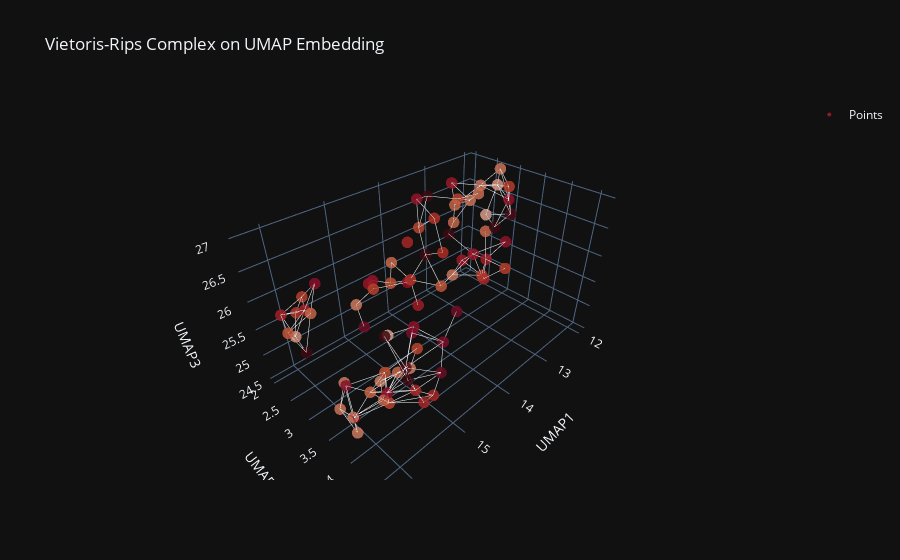

The code cell stored with this chart in its notebook:
### Code cell
import plotly.graph_objects as go

def vietoris_rips_3d():
    """
    3D visualization of the Vietoris-Rips complex on the UMAP embedding.
    """
    coords = df_space[['UMAP1', 'UMAP2', 'UMAP3']].values
    ids = df_space['ID'].astype(str).tolist()

    # Build all 1-simplex edges
    edge_traces = []
    for simplex, _ in simplex_tree.get_skeleton(1):
        if len(simplex) == 2:
            i, j = simplex
            x0, y0, z0 = coords[i]
            x1, y1, z1 = coords[j]
            edge_traces.append(go.Scatter3d(
                x=[x0, x1, None],
                y=[y0, y1, None],
                z=[z0, z1, None],
                mode='lines',
                line=dict(color='white', width=1),
                hoverinfo='none',
                showlegend=False
            ))

    # Point cloud trace
    point_trace = go.Scatter3d(
        x=df_space['UMAP1'],
        y=df_space['UMAP2'],
        z=df_space['UMAP3'],
        mode='markers',
        marker=dict(
            size=4,
            color=df_space['Base fee'],
            opacity=0.85,
            colorscale='amp',
            cmin=40,
            cmax=120,
        ),
        text=ids,
        name='Points'
    )

    # Create the figure
    fig = go.Figure(data=[point_trace] + edge_traces)
    fig.update_layout(
        title='Vietoris-Rips Complex on UMAP Embedding',
        template='plotly_dark',
        scene=dict(
            xaxis_title='UMAP1',
            yaxis_title='UMAP2',
            zaxis_title='UMAP3'
        ),
    )
    return fig

vietoris_rips_3d()

### Figure 1 — Plotly figure (JSON) as saved in the notebook; plotly's stock layout.template omitted (floating-point values rounded to 4 significant figures)
{"data": [{"marker": {"cmax": 120, "cmin": 40, "color": [95.0, 100.0, 67.0, 89.0, 102.0, 125.0, 87.0, 77.0, 81.0, 108.0, 76.0, 95.0, 147.0, 76.46, 121.0, 126.0, 62.0, 65.0, 82.12, 72.0, 90.0, 75.0, 85.0, 85.0, 61.0, 71.0, 98.0, 99.0, 86.0, 101.0, 93.0, 77.0, 99.0, 81.0, 87.0, 131.0, 77.0, 93.6, 73.0, 73.0, 87.38, 101.0, 98.0, 71.0, 97.0, 122.0, 93.0, 98.0, 73.0, 85.0, 103.0, 71.0, 85.0, 76.0, 110.0, 83.0, 93.0, 93.0, 78.0, 71.0, 105.0, 77.0, 105.0, 104.0, 109.0, 190.0, 71.0, 71.0, 116.0, 91.0, 88.0, 96.0, 100.0, 108.0, 96.0, 89.32, 116.4, 97.0, 74.0], "colorscale": [[0, "rgb(241, 236, 236)"], [0.09091, "rgb(230, 209, 203)"], [0.1818, "rgb(221, 182, 170)"], [0.2727, "rgb(213, 156, 137)"], [0.3636, "rgb(205, 129, 103)"], [0.4545, "rgb(196, 102, 73)"], [0.5455, "rgb(186, 74, 47)"], [0.6364, "rgb(172, 44, 36)"], [0.7273, "rgb(149, 19, 39)"], [0.8182, "rgb(120, 14, 40)"], [0.9091, "rgb(89, 13, 31)"], [1, "rgb(60, 9, 17)"]], "opacity": 0.85, "size": 4}, "mode": "markers", "name": "Points", "text": ["1282890977555839180", "1255908021842197930", "1364376551860961934", "1279218191310817247", "1316158964673335895", "725951699224906993", "1254303583045546955", "1315344706047362032", "1338690952348756006", "986342579444462399", "994392265836559354", "1170314793845437727", "1144449787453177593", "50637762", "1370475063168875041", "1279264133273765767", "1038158992459515932", "1060659586771911271", "995879788500033068", "1082092672297397383", "1117493870268287084", "1331317275345198410", "1345885220314300035", "1252955190460839164", "807287853103474314", "1003680480548024835", "1101521186410665163", "1126871837482680826", "911113843317991706", "878352430199000952", "1216205629459955503", "1152493881820384873", "1317428120714655677", "823224593312108874", "802873898143599598", "985588880340118836", "846281101302571252", "1073830324762676707", "1291369680799235048", "1291386342035446932", "1291348254945757857", "1284922899449149869", "1300846874190721949", "1178368806182581245", "1354503288606231731", "839283791724610443", "852322227051781578", "852836475894493606", "852998646126710254", "928953902518668812", "853430725018525635", "865741394178687754", "1065446126459762366", "865494322261178427", "852722227526718255", "852423984035352397", "852707152905312617", "852764754959774056", "865501138503964861", "865484469517762048", "852958133808719190", "958267722202025656", "878789244081373209", "852846097719499069", "852947489018010555", "865417719613815681", "865433093370851067", "865505131391284959", "929051174009268462", "1229800644222284211", "890771974735264612", "897405006229683800", "943495681388968810", "982475106451734664", "982475113924685879", "1061083288618779943", "1131261936147332933", "1061118933427624758", "1374717540319611164"], "type": "scatter3d", "x": [16.14, 12.16, 16.07, 15.86, 15.61, 13.84, 15.67, 12.89, 16.29, 15.38, 14.13, 15.87, 13.15, 13.24, 13.4, 12.25, 12.13, 11.96, 14.38, 13.3, 13.8, 12.9, 13.14, 13.72, 14.73, 15.52, 15.03, 14.71, 15.41, 15.45, 14.43, 12.68, 13.82, 13.8, 13.33, 16.14, 15.95, 13.5, 12.29, 12.04, 12.13, 15.0, 13.09, 15.3, 12.68, 15.8, 15.52, 15.59, 16.11, 15.8, 15.96, 15.85, 15.04, 15.11, 16.17, 15.59, 15.36, 15.68, 15.47, 16.11, 15.14, 16.02, 15.29, 16.06, 15.41, 15.9, 16.02, 15.02, 15.69, 13.89, 12.99, 13.15, 12.59, 14.66, 13.93, 13.97, 12.11, 12.92, 12.66], "y": [2.205, 3.06, 2.369, 2.073, 2.333, 2.751, 1.965, 2.465, 2.665, 3.103, 2.231, 2.407, 2.599, 3.454, 2.36, 2.882, 2.564, 2.644, 2.493, 2.842, 2.915, 2.999, 2.784, 2.48, 2.77, 3.197, 2.82, 2.467, 3.461, 4.238, 3.008, 2.292, 2.56, 3.062, 3.945, 2.77, 2.732, 3.689, 2.531, 2.739, 3.015, 3.639, 3.112, 3.25, 2.21, 4.133, 4.465, 3.765, 3.381, 4.116, 4.301, 3.146, 3.821, 3.447, 3.845, 3.786, 4.469, 4.494, 3.528, 3.759, 4.421, 4.051, 4.022, 3.549, 4.649, 4.636, 3.535, 3.63, 4.343, 3.19, 3.241, 3.437, 3.389, 4.2, 2.644, 2.509, 3.093, 2.717, 2.626], "z": [25.8, 26.56, 25.46, 25.61, 26.14, 26.04, 25.75, 26.17, 25.83, 25.66, 25.8, 25.85, 26.1, 26.5, 26.79, 26.0, 26.09, 26.64, 25.63, 25.45, 26.73, 26.87, 26.79, 26.38, 24.91, 26.18, 26.1, 25.82, 26.51, 26.38, 26.61, 26.38, 26.93, 25.57, 26.09, 25.46, 26.01, 25.86, 26.7, 26.98, 26.77, 26.5, 25.89, 24.63, 26.76, 26.38, 25.32, 24.93, 24.78, 25.25, 25.7, 24.93, 25.5, 24.82, 25.04, 25.41, 25.32, 25.68, 24.56, 24.61, 26.06, 25.57, 26.06, 25.33, 25.89, 26.12, 24.66, 24.98, 25.95, 26.29, 25.48, 25.96, 26.04, 26.15, 25.03, 25.51, 26.28, 25.53, 26.57]}, {"hoverinfo": "none", "line": {"color": "white", "width": 1}, "mode": "lines", "showlegend": false, "type": "scatter3d", "x": [16.14, 16.07, null], "y": [2.205, 2.369, null], "z": [25.8, 25.46, null]}, {"hoverinfo": "none", "line": {"color": "white", "width": 1}, "mode": "lines", "showlegend": false, "type": "scatter3d", "x": [16.14, 15.86, null], "y": [2.205, 2.073, null], "z": [25.8, 25.61, null]}, {"hoverinfo": "none", "line": {"color": "white", "width": 1}, "mode": "lines", "showlegend": false, "type": "scatter3d", "x": [16.14, 15.67, null], "y": [2.205, 1.965, null], "z": [25.8, 25.75, null]}, {"hoverinfo": "none", "line": {"color": "white", "width": 1}, "mode": "lines", "showlegend": false, "type": "scatter3d", "x": [16.14, 16.29, null], "y": [2.205, 2.665, null], "z": [25.8, 25.83, null]}, {"hoverinfo": "none", "line": {"color": "white", "width": 1}, "mode": "lines", "showlegend": false, "type": "scatter3d", "x": [16.14, 15.87, null], "y": [2.205, 2.407, null], "z": [25.8, 25.85, null]}, {"hoverinfo": "none", "line": {"color": "white", "width": 1}, "mode": "lines", "showlegend": false, "type": "scatter3d", "x": [12.16, 12.25, null], "y": [3.06, 2.882, null], "z": [26.56, 26.0, null]}, {"hoverinfo": "none", "line": {"color": "white", "width": 1}, "mode": "lines", "showlegend": false, "type": "scatter3d", "x": [12.16, 11.96, null], "y": [3.06, 2.644, null], "z": [26.56, 26.64, null]}, {"hoverinfo": "none", "line": {"color": "white", "width": 1}, "mode": "lines", "showlegend": false, "type": "scatter3d", "x": [12.16, 12.29, null], "y": [3.06, 2.531, null], "z": [26.56, 26.7, null]}, {"hoverinfo": "none", "line": {"color": "white", "width": 1}, "mode": "lines", "showlegend": false, "type": "scatter3d", "x": [12.16, 12.04, null], "y": [3.06, 2.739, null], "z": [26.56, 26.98, null]}, {"hoverinfo": "none", "line": {"color": "white", "width": 1}, "mode": "lines", "showlegend": false, "type": "scatter3d", "x": [12.16, 12.13, null], "y": [3.06, 3.015, null], "z": [26.56, 26.77, null]}, {"hoverinfo": "none", "line": {"color": "white", "width": 1}, "mode": "lines", "showlegend": false, "type": "scatter3d", "x": [12.16, 12.11, null], "y": [3.06, 3.093, null], "z": [26.56, 26.28, null]}, {"hoverinfo": "none", "line": {"color": "white", "width": 1}, "mode": "lines", "showlegend": false, "type": "scatter3d", "x": [16.07, 15.86, null], "y": [2.369, 2.073, null], "z": [25.46, 25.61, null]}, {"hoverinfo": "none", "line": {"color": "white", "width": 1}, "mode": "lines", "showlegend": false, "type": "scatter3d", "x": [16.07, 16.29, null], "y": [2.369, 2.665, null], "z": [25.46, 25.83, null]}, {"hoverinfo": "none", "line": {"color": "white", "width": 1}, "mode": "lines", "showlegend": false, "type": "scatter3d", "x": [16.07, 15.87, null], "y": [2.369, 2.407, null], "z": [25.46, 25.85, null]}, {"hoverinfo": "none", "line": {"color": "white", "width": 1}, "mode": "lines", "showlegend": false, "type": "scatter3d", "x": [16.07, 16.14, null], "y": [2.369, 2.77, null], "z": [25.46, 25.46, null]}, {"hoverinfo": "none", "line": {"color": "white", "width": 1}, "mode": "lines", "showlegend": false, "type": "scatter3d", "x": [15.86, 15.67, null], "y": [2.073, 1.965, null], "z": [25.61, 25.75, null]}, {"hoverinfo": "none", "line": {"color": "white", "width": 1}, "mode": "lines", "showlegend": false, "type": "scatter3d", "x": [15.86, 15.87, null], "y": [2.073, 2.407, null], "z": [25.61, 25.85, null]}, {"hoverinfo": "none", "line": {"color": "white", "width": 1}, "mode": "lines", "showlegend": false, "type": "scatter3d", "x": [15.61, 15.67, null], "y": [2.333, 1.965, null], "z": [26.14, 25.75, null]}, {"hoverinfo": "none", "line": {"color": "white", "width": 1}, "mode": "lines", "showlegend": false, "type": "scatter3d", "x": [15.61, 15.87, null], "y": [2.333, 2.407, null], "z": [26.14, 25.85, null]}, {"hoverinfo": "none", "line": {"color": "white", "width": 1}, "mode": "lines", "showlegend": false, "type": "scatter3d", "x": [15.61, 15.95, null], "y": [2.333, 2.732, null], "z": [26.14, 26.01, null]}, {"hoverinfo": "none", "line": {"color": "white", "width": 1}, "mode": "lines", "showlegend": false, "type": "scatter3d", "x": [13.84, 13.72, null], "y": [2.751, 2.48, null], "z": [26.04, 26.38, null]}, {"hoverinfo": "none", "line": {"color": "white", "width": 1}, "mode": "lines", "showlegend": false, "type": "scatter3d", "x": [13.84, 13.8, null], "y": [2.751, 3.062, null], "z": [26.04, 25.57, null]}, {"hoverinfo": "none", "line": {"color": "white", "width": 1}, "mode": "lines", "showlegend": false, "type": "scatter3d", "x": [13.84, 13.89, null], "y": [2.751, 3.19, null], "z": [26.04, 26.29, null]}, {"hoverinfo": "none", "line": {"color": "white", "width": 1}, "mode": "lines", "showlegend": false, "type": "scatter3d", "x": [13.84, 13.97, null], "y": [2.751, 2.509, null], "z": [26.04, 25.51, null]}, {"hoverinfo": "none", "line": {"color": "white", "width": 1}, "mode": "lines", "showlegend": false, "type": "scatter3d", "x": [15.67, 15.87, null], "y": [1.965, 2.407, null], "z": [25.75, 25.85, null]}, {"hoverinfo": "none", "line": {"color": "white", "width": 1}, "mode": "lines", "showlegend": false, "type": "scatter3d", "x": [12.89, 13.15, null], "y": [2.465, 2.599, null], "z": [26.17, 26.1, null]}, {"hoverinfo": "none", "line": {"color": "white", "width": 1}, "mode": "lines", "showlegend": false, "type": "scatter3d", "x": [12.89, 12.68, null], "y": [2.465, 2.292, null], "z": [26.17, 26.38, null]}, {"hoverinfo": "none", "line": {"color": "white", "width": 1}, "mode": "lines", "showlegend": false, "type": "scatter3d", "x": [12.89, 12.66, null], "y": [2.465, 2.626, null], "z": [26.17, 26.57, null]}, {"hoverinfo": "none", "line": {"color": "white", "width": 1}, "mode": "lines", "showlegend": false, "type": "scatter3d", "x": [16.29, 15.87, null], "y": [2.665, 2.407, null], "z": [25.83, 25.85, null]}, {"hoverinfo": "none", "line": {"color": "white", "width": 1}, "mode": "lines", "showlegend": false, "type": "scatter3d", "x": [16.29, 16.14, null], "y": [2.665, 2.77, null], "z": [25.83, 25.46, null]}, {"hoverinfo": "none", "line": {"color": "white", "width": 1}, "mode": "lines", "showlegend": false, "type": "scatter3d", "x": [16.29, 15.95, null], "y": [2.665, 2.732, null], "z": [25.83, 26.01, null]}, {"hoverinfo": "none", "line": {"color": "white", "width": 1}, "mode": "lines", "showlegend": false, "type": "scatter3d", "x": [15.38, 15.52, null], "y": [3.103, 3.197, null], "z": [25.66, 26.18, null]}, {"hoverinfo": "none", "line": {"color": "white", "width": 1}, "mode": "lines", "showlegend": false, "type": "scatter3d", "x": [14.13, 14.38, null], "y": [2.231, 2.493, null], "z": [25.8, 25.63, null]}, {"hoverinfo": "none", "line": {"color": "white", "width": 1}, "mode": "lines", "showlegend": false, "type": "scatter3d", "x": [14.13, 13.97, null], "y": [2.231, 2.509, null], "z": [25.8, 25.51, null]}, {"hoverinfo": "none", "line": {"color": "white", "width": 1}, "mode": "lines", "showlegend": false, "type": "scatter3d", "x": [15.87, 15.95, null], "y": [2.407, 2.732, null], "z": [25.85, 26.01, null]}, {"hoverinfo": "none", "line": {"color": "white", "width": 1}, "mode": "lines", "showlegend": false, "type": "scatter3d", "x": [13.15, 13.09, null], "y": [2.599, 3.112, null], "z": [26.1, 25.89, null]}, {"hoverinfo": "none", "line": {"color": "white", "width": 1}, "mode": "lines", "showlegend": false, "type": "scatter3d", "x": [13.24, 13.15, null], "y": [3.454, 3.437, null], "z": [26.5, 25.96, null]}, {"hoverinfo": "none", "line": {"color": "white", "width": 1}, "mode": "lines", "showlegend": false, "type": "scatter3d", "x": [13.4, 13.14, null], "y": [2.36, 2.784, null], "z": [26.79, 26.79, null]}, {"hoverinfo": "none", "line": {"color": "white", "width": 1}, "mode": "lines", "showlegend": false, "type": "scatter3d", "x": [13.4, 13.72, null], "y": [2.36, 2.48, null], "z": [26.79, 26.38, null]}, {"hoverinfo": "none", "line": {"color": "white", "width": 1}, "mode": "lines", "showlegend": false, "type": "scatter3d", "x": [13.4, 13.82, null], "y": [2.36, 2.56, null], "z": [26.79, 26.93, null]}, {"hoverinfo": "none", "line": {"color": "white", "width": 1}, "mode": "lines", "showlegend": false, "type": "scatter3d", "x": [12.25, 12.13, null], "y": [2.882, 2.564, null], "z": [26.0, 26.09, null]}, {"hoverinfo": "none", "line": {"color": "white", "width": 1}, "mode": "lines", "showlegend": false, "type": "scatter3d", "x": [12.25, 12.11, null], "y": [2.882, 3.093, null], "z": [26.0, 26.28, null]}, {"hoverinfo": "none", "line": {"color": "white", "width": 1}, "mode": "lines", "showlegend": false, "type": "scatter3d", "x": [12.13, 11.96, null], "y": [2.564, 2.644, null], "z": [26.09, 26.64, null]}, {"hoverinfo": "none", "line": {"color": "white", "width": 1}, "mode": "lines", "showlegend": false, "type": "scatter3d", "x": [12.13, 12.11, null], "y": [2.564, 3.093, null], "z": [26.09, 26.28, null]}, {"hoverinfo": "none", "line": {"color": "white", "width": 1}, "mode": "lines", "showlegend": false, "type": "scatter3d", "x": [11.96, 12.29, null], "y": [2.644, 2.531, null], "z": [26.64, 26.7, null]}, {"hoverinfo": "none", "line": {"color": "white", "width": 1}, "mode": "lines", "showlegend": false, "type": "scatter3d", "x": [11.96, 12.04, null], "y": [2.644, 2.739, null], "z": [26.64, 26.98, null]}, {"hoverinfo": "none", "line": {"color": "white", "width": 1}, "mode": "lines", "showlegend": false, "type": "scatter3d", "x": [11.96, 12.13, null], "y": [2.644, 3.015, null], "z": [26.64, 26.77, null]}, {"hoverinfo": "none", "line": {"color": "white", "width": 1}, "mode": "lines", "showlegend": false, "type": "scatter3d", "x": [11.96, 12.11, null], "y": [2.644, 3.093, null], "z": [26.64, 26.28, null]}, {"hoverinfo": "none", "line": {"color": "white", "width": 1}, "mode": "lines", "showlegend": false, "type": "scatter3d", "x": [14.38, 14.71, null], "y": [2.493, 2.467, null], "z": [25.63, 25.82, null]}, {"hoverinfo": "none", "line": {"color": "white", "width": 1}, "mode": "lines", "showlegend": false, "type": "scatter3d", "x": [14.38, 13.97, null], "y": [2.493, 2.509, null], "z": [25.63, 25.51, null]}, {"hoverinfo": "none", "line": {"color": "white", "width": 1}, "mode": "lines", "showlegend": false, "type": "scatter3d", "x": [13.3, 13.8, null], "y": [2.842, 3.062, null], "z": [25.45, 25.57, null]}, {"hoverinfo": "none", "line": {"color": "white", "width": 1}, "mode": "lines", "showlegend": false, "type": "scatter3d", "x": [13.3, 13.09, null], "y": [2.842, 3.112, null], "z": [25.45, 25.89, null]}, {"hoverinfo": "none", "line": {"color": "white", "width": 1}, "mode": "lines", "showlegend": false, "type": "scatter3d", "x": [13.3, 12.99, null], "y": [2.842, 3.241, null], "z": [25.45, 25.48, null]}, {"hoverinfo": "none", "line": {"color": "white", "width": 1}, "mode": "lines", "showlegend": false, "type": "scatter3d", "x": [13.3, 12.92, null], "y": [2.842, 2.717, null], "z": [25.45, 25.53, null]}, {"hoverinfo": "none", "line": {"color": "white", "width": 1}, "mode": "lines", "showlegend": false, "type": "scatter3d", "x": [13.8, 13.72, null], "y": [2.915, 2.48, null], "z": [26.73, 26.38, null]}, {"hoverinfo": "none", "line": {"color": "white", "width": 1}, "mode": "lines", "showlegend": false, "type": "scatter3d", "x": [13.8, 13.82, null], "y": [2.915, 2.56, null], "z": [26.73, 26.93, null]}, {"hoverinfo": "none", "line": {"color": "white", "width": 1}, "mode": "lines", "showlegend": false, "type": "scatter3d", "x": [13.8, 13.89, null], "y": [2.915, 3.19, null], "z": [26.73, 26.29, null]}, {"hoverinfo": "none", "line": {"color": "white", "width": 1}, "mode": "lines", "showlegend": false, "type": "scatter3d", "x": [12.9, 13.14, null], "y": [2.999, 2.784, null], "z": [26.87, 26.79, null]}, {"hoverinfo": "none", "line": {"color": "white", "width": 1}, "mode": "lines", "showlegend": false, "type": "scatter3d", "x": [12.9, 12.66, null], "y": [2.999, 2.626, null], "z": [26.87, 26.57, null]}, {"hoverinfo": "none", "line": {"color": "white", "width": 1}, "mode": "lines", "showlegend": false, "type": "scatter3d", "x": [13.14, 12.66, null], "y": [2.784, 2.626, null], "z": [26.79, 26.57, null]}, {"hoverinfo": "none", "line": {"color": "white", "width": 1}, "mode": "lines", "showlegend": false, "type": "scatter3d", "x": [13.72, 13.82, null], "y": [2.48, 2.56, null], "z": [26.38, 26.93, null]}, {"hoverinfo": "none", "line": {"color": "white", "width": 1}, "mode": "lines", "showlegend": false, "type": "scatter3d", "x": [15.52, 15.41, null], "y": [3.197, 3.461, null], "z": [26.18, 26.51, null]}, {"hoverinfo": "none", "line": {"color": "white", "width": 1}, "mode": "lines", "showlegend": false, "type": "scatter3d", "x": [15.03, 14.71, null], "y": [2.82, 2.467, null], "z": [26.1, 25.82, null]}, {"hoverinfo": "none", "line": {"color": "white", "width": 1}, "mode": "lines", "showlegend": false, "type": "scatter3d", "x": [15.41, 15.0, null], "y": [3.461, 3.639, null], "z": [26.51, 26.5, null]}, {"hoverinfo": "none", "line": {"color": "white", "width": 1}, "mode": "lines", "showlegend": false, "type": "scatter3d", "x": [15.45, 15.8, null], "y": [4.238, 4.133, null], "z": [26.38, 26.38, null]}, {"hoverinfo": "none", "line": {"color": "white", "width": 1}, "mode": "lines", "showlegend": false, "type": "scatter3d", "x": [15.45, 15.14, null], "y": [4.238, 4.421, null], "z": [26.38, 26.06, null]}, {"hoverinfo": "none", "line": {"color": "white", "width": 1}, "mode": "lines", "showlegend": false, "type": "scatter3d", "x": [15.45, 15.29, null], "y": [4.238, 4.022, null], "z": [26.38, 26.06, null]}, {"hoverinfo": "none", "line": {"color": "white", "width": 1}, "mode": "lines", "showlegend": false, "type": "scatter3d", "x": [15.45, 15.69, null], "y": [4.238, 4.343, null], "z": [26.38, 25.95, null]}, {"hoverinfo": "none", "line": {"color": "white", "width": 1}, "mode": "lines", "showlegend": false, "type": "scatter3d", "x": [12.68, 12.29, null], "y": [2.292, 2.531, null], "z": [26.38, 26.7, null]}, {"hoverinfo": "none", "line": {"color": "white", "width": 1}, "mode": "lines", "showlegend": false, "type": "scatter3d", "x": [12.68, 12.68, null], "y": [2.292, 2.21, null], "z": [26.38, 26.76, null]}, {"hoverinfo": "none", "line": {"color": "white", "width": 1}, "mode": "lines", "showlegend": false, "type": "scatter3d", "x": [12.68, 12.66, null], "y": [2.292, 2.626, null], "z": [26.38, 26.57, null]}, {"hoverinfo": "none", "line": {"color": "white", "width": 1}, "mode": "lines", "showlegend": false, "type": "scatter3d", "x": [13.8, 13.97, null], "y": [3.062, 2.509, null], "z": [25.57, 25.51, null]}, {"hoverinfo": "none", "line": {"color": "white", "width": 1}, "mode": "lines", "showlegend": false, "type": "scatter3d", "x": [13.33, 13.5, null], "y": [3.945, 3.689, null], "z": [26.09, 25.86, null]}, {"hoverinfo": "none", "line": {"color": "white", "width": 1}, "mode": "lines", "showlegend": false, "type": "scatter3d", "x": [13.33, 13.15, null], "y": [3.945, 3.437, null], "z": [26.09, 25.96, null]}, {"hoverinfo": "none", "line": {"color": "white", "width": 1}, "mode": "lines", "showlegend": false, "type": "scatter3d", "x": [16.14, 15.95, null], "y": [2.77, 2.732, null], "z": [25.46, 26.01, null]}, {"hoverinfo": "none", "line": {"color": "white", "width": 1}, "mode": "lines", "showlegend": false, "type": "scatter3d", "x": [13.5, 13.15, null], "y": [3.689, 3.437, null], "z": [25.86, 25.96, null]}, {"hoverinfo": "none", "line": {"color": "white", "width": 1}, "mode": "lines", "showlegend": false, "type": "scatter3d", "x": [12.29, 12.04, null], "y": [2.531, 2.739, null], "z": [26.7, 26.98, null]}, {"hoverinfo": "none", "line": {"color": "white", "width": 1}, "mode": "lines", "showlegend": false, "type": "scatter3d", "x": [12.29, 12.13, null], "y": [2.531, 3.015, null], "z": [26.7, 26.77, null]}, {"hoverinfo": "none", "line": {"color": "white", "width": 1}, "mode": "lines", "showlegend": false, "type": "scatter3d", "x": [12.29, 12.68, null], "y": [2.531, 2.21, null], "z": [26.7, 26.76, null]}, {"hoverinfo": "none", "line": {"color": "white", "width": 1}, "mode": "lines", "showlegend": false, "type": "scatter3d", "x": [12.29, 12.66, null], "y": [2.531, 2.626, null], "z": [26.7, 26.57, null]}, {"hoverinfo": "none", "line": {"color": "white", "width": 1}, "mode": "lines", "showlegend": false, "type": "scatter3d", "x": [12.04, 12.13, null], "y": [2.739, 3.015, null], "z": [26.98, 26.77, null]}, {"hoverinfo": "none", "line": {"color": "white", "width": 1}, "mode": "lines", "showlegend": false, "type": "scatter3d", "x": [12.13, 12.11, null], "y": [3.015, 3.093, null], "z": [26.77, 26.28, null]}, {"hoverinfo": "none", "line": {"color": "white", "width": 1}, "mode": "lines", "showlegend": false, "type": "scatter3d", "x": [13.09, 12.99, null], "y": [3.112, 3.241, null], "z": [25.89, 25.48, null]}, {"hoverinfo": "none", "line": {"color": "white", "width": 1}, "mode": "lines", "showlegend": false, "type": "scatter3d", "x": [13.09, 13.15, null], "y": [3.112, 3.437, null], "z": [25.89, 25.96, null]}, {"hoverinfo": "none", "line": {"color": "white", "width": 1}, "mode": "lines", "showlegend": false, "type": "scatter3d", "x": [13.09, 12.59, null], "y": [3.112, 3.389, null], "z": [25.89, 26.04, null]}, {"hoverinfo": "none", "line": {"color": "white", "width": 1}, "mode": "lines", "showlegend": false, "type": "scatter3d", "x": [13.09, 12.92, null], "y": [3.112, 2.717, null], "z": [25.89, 25.53, null]}, {"hoverinfo": "none", "line": {"color": "white", "width": 1}, "mode": "lines", "showlegend": false, "type": "scatter3d", "x": [15.3, 15.11, null], "y": [3.25, 3.447, null], "z": [24.63, 24.82, null]}, {"hoverinfo": "none", "line": {"color": "white", "width": 1}, "mode": "lines", "showlegend": false, "type": "scatter3d", "x": [15.3, 15.47, null], "y": [3.25, 3.528, null], "z": [24.63, 24.56, null]}, {"hoverinfo": "none", "line": {"color": "white", "width": 1}, "mode": "lines", "showlegend": false, "type": "scatter3d", "x": [15.3, 15.02, null], "y": [3.25, 3.63, null], "z": [24.63, 24.98, null]}, {"hoverinfo": "none", "line": {"color": "white", "width": 1}, "mode": "lines", "showlegend": false, "type": "scatter3d", "x": [12.68, 12.66, null], "y": [2.21, 2.626, null], "z": [26.76, 26.57, null]}, {"hoverinfo": "none", "line": {"color": "white", "width": 1}, "mode": "lines", "showlegend": false, "type": "scatter3d", "x": [15.8, 15.9, null], "y": [4.133, 4.636, null], "z": [26.38, 26.12, null]}, {"hoverinfo": "none", "line": {"color": "white", "width": 1}, "mode": "lines", "showlegend": false, "type": "scatter3d", "x": [15.8, 15.69, null], "y": [4.133, 4.343, null], "z": [26.38, 25.95, null]}, {"hoverinfo": "none", "line": {"color": "white", "width": 1}, "mode": "lines", "showlegend": false, "type": "scatter3d", "x": [15.52, 15.8, null], "y": [4.465, 4.116, null], "z": [25.32, 25.25, null]}, {"hoverinfo": "none", "line": {"color": "white", "width": 1}, "mode": "lines", "showlegend": false, "type": "scatter3d", "x": [15.52, 15.36, null], "y": [4.465, 4.469, null], "z": [25.32, 25.32, null]}, {"hoverinfo": "none", "line": {"color": "white", "width": 1}, "mode": "lines", "showlegend": false, "type": "scatter3d", "x": [15.52, 15.68, null], "y": [4.465, 4.494, null], "z": [25.32, 25.68, null]}, {"hoverinfo": "none", "line": {"color": "white", "width": 1}, "mode": "lines", "showlegend": false, "type": "scatter3d", "x": [15.59, 15.8, null], "y": [3.765, 4.116, null], "z": [24.93, 25.25, null]}, {"hoverinfo": "none", "line": {"color": "white", "width": 1}, "mode": "lines", "showlegend": false, "type": "scatter3d", "x": [15.59, 15.11, null], "y": [3.765, 3.447, null], "z": [24.93, 24.82, null]}, {"hoverinfo": "none", "line": {"color": "white", "width": 1}, "mode": "lines", "showlegend": false, "type": "scatter3d", "x": [15.59, 15.59, null], "y": [3.765, 3.786, null], "z": [24.93, 25.41, null]}, {"hoverinfo": "none", "line": {"color": "white", "width": 1}, "mode": "lines", "showlegend": false, "type": "scatter3d", "x": [15.59, 15.47, null], "y": [3.765, 3.528, null], "z": [24.93, 24.56, null]}, {"hoverinfo": "none", "line": {"color": "white", "width": 1}, "mode": "lines", "showlegend": false, "type": "scatter3d", "x": [15.59, 16.02, null], "y": [3.765, 3.535, null], "z": [24.93, 24.66, null]}, {"hoverinfo": "none", "line": {"color": "white", "width": 1}, "mode": "lines", "showlegend": false, "type": "scatter3d", "x": [15.59, 15.02, null], "y": [3.765, 3.63, null], "z": [24.93, 24.98, null]}, {"hoverinfo": "none", "line": {"color": "white", "width": 1}, "mode": "lines", "showlegend": false, "type": "scatter3d", "x": [16.11, 15.85, null], "y": [3.381, 3.146, null], "z": [24.78, 24.93, null]}, {"hoverinfo": "none", "line": {"color": "white", "width": 1}, "mode": "lines", "showlegend": false, "type": "scatter3d", "x": [16.11, 16.17, null], "y": [3.381, 3.845, null], "z": [24.78, 25.04, null]}, {"hoverinfo": "none", "line": {"color": "white", "width": 1}, "mode": "lines", "showlegend": false, "type": "scatter3d", "x": [16.11, 16.11, null], "y": [3.381, 3.759, null], "z": [24.78, 24.61, null]}, {"hoverinfo": "none", "line": {"color": "white", "width": 1}, "mode": "lines", "showlegend": false, "type": "scatter3d", "x": [16.11, 16.06, null], "y": [3.381, 3.549, null], "z": [24.78, 25.33, null]}, {"hoverinfo": "none", "line": {"color": "white", "width": 1}, "mode": "lines", "showlegend": false, "type": "scatter3d", "x": [16.11, 16.02, null], "y": [3.381, 3.535, null], "z": [24.78, 24.66, null]}, {"hoverinfo": "none", "line": {"color": "white", "width": 1}, "mode": "lines", "showlegend": false, "type": "scatter3d", "x": [15.8, 15.96, null], "y": [4.116, 4.301, null], "z": [25.25, 25.7, null]}, {"hoverinfo": "none", "line": {"color": "white", "width": 1}, "mode": "lines", "showlegend": false, "type": "scatter3d", "x": [15.8, 16.17, null], "y": [4.116, 3.845, null], "z": [25.25, 25.04, null]}, {"hoverinfo": "none", "line": {"color": "white", "width": 1}, "mode": "lines", "showlegend": false, "type": "scatter3d", "x": [15.8, 15.59, null], "y": [4.116, 3.786, null], "z": [25.25, 25.41, null]}, {"hoverinfo": "none", "line": {"color": "white", "width": 1}, "mode": "lines", "showlegend": false, "type": "scatter3d", "x": [15.8, 15.36, null], "y": [4.116, 4.469, null], "z": [25.25, 25.32, null]}, {"hoverinfo": "none", "line": {"color": "white", "width": 1}, "mode": "lines", "showlegend": false, "type": "scatter3d", "x": [15.8, 15.68, null], "y": [4.116, 4.494, null], "z": [25.25, 25.68, null]}, {"hoverinfo": "none", "line": {"color": "white", "width": 1}, "mode": "lines", "showlegend": false, "type": "scatter3d", "x": [15.8, 16.02, null], "y": [4.116, 4.051, null], "z": [25.25, 25.57, null]}, {"hoverinfo": "none", "line": {"color": "white", "width": 1}, "mode": "lines", "showlegend": false, "type": "scatter3d", "x": [15.96, 15.68, null], "y": [4.301, 4.494, null], "z": [25.7, 25.68, null]}, {"hoverinfo": "none", "line": {"color": "white", "width": 1}, "mode": "lines", "showlegend": false, "type": "scatter3d", "x": [15.96, 16.02, null], "y": [4.301, 4.051, null], "z": [25.7, 25.57, null]}, {"hoverinfo": "none", "line": {"color": "white", "width": 1}, "mode": "lines", "showlegend": false, "type": "scatter3d", "x": [15.96, 15.9, null], "y": [4.301, 4.636, null], "z": [25.7, 26.12, null]}, {"hoverinfo": "none", "line": {"color": "white", "width": 1}, "mode": "lines", "showlegend": false, "type": "scatter3d", "x": [15.96, 15.69, null], "y": [4.301, 4.343, null], "z": [25.7, 25.95, null]}, {"hoverinfo": "none", "line": {"color": "white", "width": 1}, "mode": "lines", "showlegend": false, "type": "scatter3d", "x": [15.85, 16.02, null], "y": [3.146, 3.535, null], "z": [24.93, 24.66, null]}, {"hoverinfo": "none", "line": {"color": "white", "width": 1}, "mode": "lines", "showlegend": false, "type": "scatter3d", "x": [15.04, 15.59, null], "y": [3.821, 3.786, null], "z": [25.5, 25.41, null]}, {"hoverinfo": "none", "line": {"color": "white", "width": 1}, "mode": "lines", "showlegend": false, "type": "scatter3d", "x": [15.04, 15.02, null], "y": [3.821, 3.63, null], "z": [25.5, 24.98, null]}, {"hoverinfo": "none", "line": {"color": "white", "width": 1}, "mode": "lines", "showlegend": false, "type": "scatter3d", "x": [15.11, 15.47, null], "y": [3.447, 3.528, null], "z": [24.82, 24.56, null]}, {"hoverinfo": "none", "line": {"color": "white", "width": 1}, "mode": "lines", "showlegend": false, "type": "scatter3d", "x": [15.11, 15.02, null], "y": [3.447, 3.63, null], "z": [24.82, 24.98, null]}, {"hoverinfo": "none", "line": {"color": "white", "width": 1}, "mode": "lines", "showlegend": false, "type": "scatter3d", "x": [16.17, 16.11, null], "y": [3.845, 3.759, null], "z": [25.04, 24.61, null]}, {"hoverinfo": "none", "line": {"color": "white", "width": 1}, "mode": "lines", "showlegend": false, "type": "scatter3d", "x": [16.17, 16.02, null], "y": [3.845, 4.051, null], "z": [25.04, 25.57, null]}, {"hoverinfo": "none", "line": {"color": "white", "width": 1}, "mode": "lines", "showlegend": false, "type": "scatter3d", "x": [16.17, 16.06, null], "y": [3.845, 3.549, null], "z": [25.04, 25.33, null]}, {"hoverinfo": "none", "line": {"color": "white", "width": 1}, "mode": "lines", "showlegend": false, "type": "scatter3d", "x": [16.17, 16.02, null], "y": [3.845, 3.535, null], "z": [25.04, 24.66, null]}, {"hoverinfo": "none", "line": {"color": "white", "width": 1}, "mode": "lines", "showlegend": false, "type": "scatter3d", "x": [15.59, 16.02, null], "y": [3.786, 4.051, null], "z": [25.41, 25.57, null]}, {"hoverinfo": "none", "line": {"color": "white", "width": 1}, "mode": "lines", "showlegend": false, "type": "scatter3d", "x": [15.59, 16.06, null], "y": [3.786, 3.549, null], "z": [25.41, 25.33, null]}, {"hoverinfo": "none", "line": {"color": "white", "width": 1}, "mode": "lines", "showlegend": false, "type": "scatter3d", "x": [15.36, 15.68, null], "y": [4.469, 4.494, null], "z": [25.32, 25.68, null]}, {"hoverinfo": "none", "line": {"color": "white", "width": 1}, "mode": "lines", "showlegend": false, "type": "scatter3d", "x": [15.36, 15.41, null], "y": [4.469, 4.649, null], "z": [25.32, 25.89, null]}, {"hoverinfo": "none", "line": {"color": "white", "width": 1}, "mode": "lines", "showlegend": false, "type": "scatter3d", "x": [15.68, 16.02, null], "y": [4.494, 4.051, null], "z": [25.68, 25.57, null]}, {"hoverinfo": "none", "line": {"color": "white", "width": 1}, "mode": "lines", "showlegend": false, "type": "scatter3d", "x": [15.68, 15.41, null], "y": [4.494, 4.649, null], "z": [25.68, 25.89, null]}, {"hoverinfo": "none", "line": {"color": "white", "width": 1}, "mode": "lines", "showlegend": false, "type": "scatter3d", "x": [15.68, 15.9, null], "y": [4.494, 4.636, null], "z": [25.68, 26.12, null]}, {"hoverinfo": "none", "line": {"color": "white", "width": 1}, "mode": "lines", "showlegend": false, "type": "scatter3d", "x": [15.68, 15.69, null], "y": [4.494, 4.343, null], "z": [25.68, 25.95, null]}, {"hoverinfo": "none", "line": {"color": "white", "width": 1}, "mode": "lines", "showlegend": false, "type": "scatter3d", "x": [15.47, 16.02, null], "y": [3.528, 3.535, null], "z": [24.56, 24.66, null]}, {"hoverinfo": "none", "line": {"color": "white", "width": 1}, "mode": "lines", "showlegend": false, "type": "scatter3d", "x": [16.11, 16.02, null], "y": [3.759, 3.535, null], "z": [24.61, 24.66, null]}, {"hoverinfo": "none", "line": {"color": "white", "width": 1}, "mode": "lines", "showlegend": false, "type": "scatter3d", "x": [15.14, 15.29, null], "y": [4.421, 4.022, null], "z": [26.06, 26.06, null]}, {"hoverinfo": "none", "line": {"color": "white", "width": 1}, "mode": "lines", "showlegend": false, "type": "scatter3d", "x": [15.14, 15.41, null], "y": [4.421, 4.649, null], "z": [26.06, 25.89, null]}, {"hoverinfo": "none", "line": {"color": "white", "width": 1}, "mode": "lines", "showlegend": false, "type": "scatter3d", "x": [15.14, 15.69, null], "y": [4.421, 4.343, null], "z": [26.06, 25.95, null]}, {"hoverinfo": "none", "line": {"color": "white", "width": 1}, "mode": "lines", "showlegend": false, "type": "scatter3d", "x": [15.14, 14.66, null], "y": [4.421, 4.2, null], "z": [26.06, 26.15, null]}, {"hoverinfo": "none", "line": {"color": "white", "width": 1}, "mode": "lines", "showlegend": false, "type": "scatter3d", "x": [16.02, 16.06, null], "y": [4.051, 3.549, null], "z": [25.57, 25.33, null]}, {"hoverinfo": "none", "line": {"color": "white", "width": 1}, "mode": "lines", "showlegend": false, "type": "scatter3d", "x": [16.02, 15.69, null], "y": [4.051, 4.343, null], "z": [25.57, 25.95, null]}, {"hoverinfo": "none", "line": {"color": "white", "width": 1}, "mode": "lines", "showlegend": false, "type": "scatter3d", "x": [15.29, 15.69, null], "y": [4.022, 4.343, null], "z": [26.06, 25.95, null]}, {"hoverinfo": "none", "line": {"color": "white", "width": 1}, "mode": "lines", "showlegend": false, "type": "scatter3d", "x": [15.41, 15.9, null], "y": [4.649, 4.636, null], "z": [25.89, 26.12, null]}, {"hoverinfo": "none", "line": {"color": "white", "width": 1}, "mode": "lines", "showlegend": false, "type": "scatter3d", "x": [15.41, 15.69, null], "y": [4.649, 4.343, null], "z": [25.89, 25.95, null]}, {"hoverinfo": "none", "line": {"color": "white", "width": 1}, "mode": "lines", "showlegend": false, "type": "scatter3d", "x": [15.9, 15.69, null], "y": [4.636, 4.343, null], "z": [26.12, 25.95, null]}, {"hoverinfo": "none", "line": {"color": "white", "width": 1}, "mode": "lines", "showlegend": false, "type": "scatter3d", "x": [12.99, 13.15, null], "y": [3.241, 3.437, null], "z": [25.48, 25.96, null]}, {"hoverinfo": "none", "line": {"color": "white", "width": 1}, "mode": "lines", "showlegend": false, "type": "scatter3d", "x": [12.99, 12.92, null], "y": [3.241, 2.717, null], "z": [25.48, 25.53, null]}, {"hoverinfo": "none", "line": {"color": "white", "width": 1}, "mode": "lines", "showlegend": false, "type": "scatter3d", "x": [13.15, 12.59, null], "y": [3.437, 3.389, null], "z": [25.96, 26.04, null]}, {"hoverinfo": "none", "line": {"color": "white", "width": 1}, "mode": "lines", "showlegend": false, "type": "scatter3d", "x": [13.93, 13.97, null], "y": [2.644, 2.509, null], "z": [25.03, 25.51, null]}], "layout": {"scene": {"xaxis": {"title": {"text": "UMAP1"}}, "yaxis": {"title": {"text": "UMAP2"}}, "zaxis": {"title": {"text": "UMAP3"}}}, "title": {"text": "Vietoris-Rips Complex on UMAP Embedding"}}}
